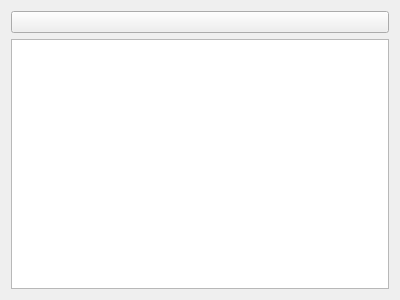
<?xml version="1.0" encoding="UTF-8"?>
<ui version="4.0">
 <class>LatexTextNew</class>
 <widget class="QWidget" name="LatexTextNew">
  <property name="geometry">
   <rect>
    <x>0</x>
    <y>0</y>
    <width>400</width>
    <height>300</height>
   </rect>
  </property>
  <property name="windowTitle">
   <string>Form</string>
  </property>
  <layout class="QVBoxLayout" name="verticalLayout">
   <item>
    <widget class="QPushButton" name="pushButton">
     <property name="text">
      <string/>
     </property>
     <property name="icon">
      <iconset>
       <normaloff>icons/copy.png</normaloff>icons/copy.png</iconset>
     </property>
     <property name="iconSize">
      <size>
       <width>25</width>
       <height>25</height>
      </size>
     </property>
    </widget>
   </item>
   <item>
    <widget class="QPlainTextEdit" name="plainText"/>
   </item>
  </layout>
 </widget>
 <resources/>
 <connections/>
</ui>
